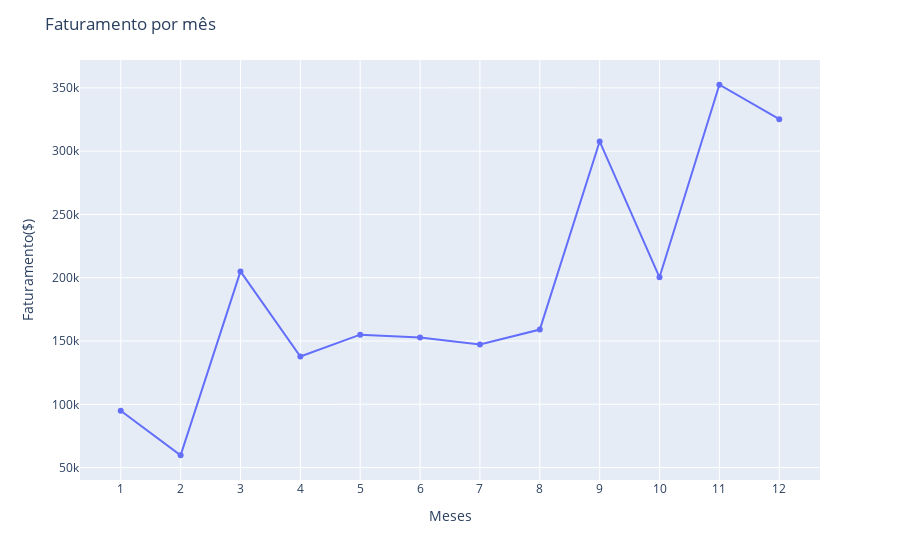

Notebook code cell kept with this figure:
### Code cell
figplot7 = pl.line(df_mes, x = "Mês do Pedido", y = "Valor do Pedido", markers = True)
figplot7.update_xaxes(nticks=12,dtick=1)
figplot7.update_layout(xaxis_title = "Meses",yaxis_title = "Faturamento($)",title = "Faturamento por mês")
figplot7.show()

### Figure 1 — Plotly figure (JSON) as saved in the notebook; plotly's stock layout.template omitted (floating-point values rounded to 4 significant figures)
{"data": [{"hovertemplate": "Mês do Pedido=%{x}<br>Valor do Pedido=%{y}<extra></extra>", "legendgroup": "", "line": {"color": "#636efa", "dash": "solid"}, "marker": {"symbol": "circle"}, "mode": "markers+lines", "name": "", "orientation": "v", "showlegend": false, "type": "scatter", "x": [1, 2, 3, 4, 5, 6, 7, 8, 9, 10, 11, 12], "xaxis": "x", "y": [94920.0, 59750.0, 205000.0, 137800.0, 155000.0, 152700.0, 147200.0, 159000.0, 307600.0, 200300.0, 352500.0, 325300.0], "yaxis": "y"}], "layout": {"legend": {"tracegroupgap": 0}, "margin": {"t": 60}, "title": {"text": "Faturamento por mês"}, "xaxis": {"anchor": "y", "domain": [0, 1], "dtick": 1, "nticks": 12, "title": {"text": "Meses"}}, "yaxis": {"anchor": "x", "domain": [0, 1], "title": {"text": "Faturamento($)"}}}}
